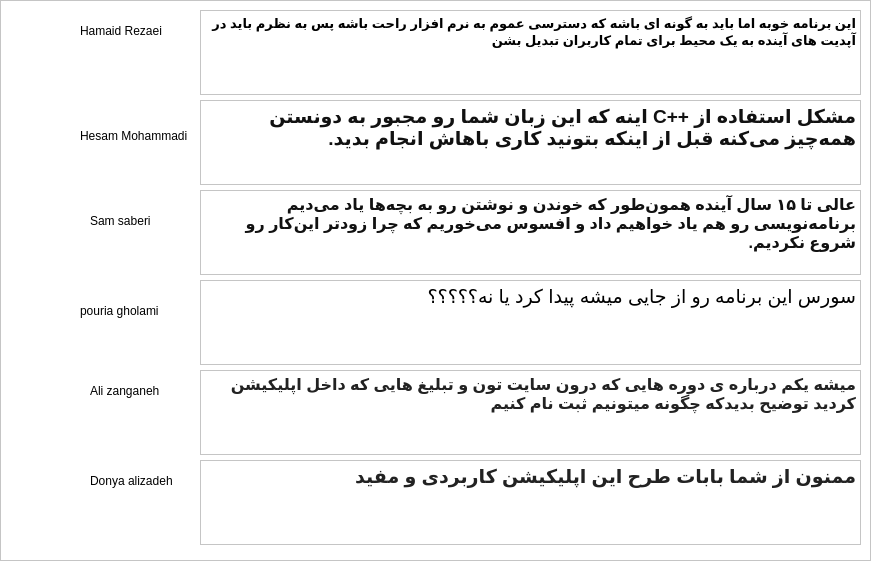
<?xml version="1.0" encoding="UTF-8"?>
<ui version="4.0">
 <class>karbar_1</class>
 <widget class="QWidget" name="karbar_1">
  <property name="geometry">
   <rect>
    <x>0</x>
    <y>0</y>
    <width>878</width>
    <height>570</height>
   </rect>
  </property>
  <property name="windowTitle">
   <string>Form</string>
  </property>
  <property name="styleSheet">
   <string notr="true">background-color: rgb(255, 255, 255);</string>
  </property>
  <widget class="QFrame" name="frame">
   <property name="geometry">
    <rect>
     <x>0</x>
     <y>0</y>
     <width>871</width>
     <height>561</height>
    </rect>
   </property>
   <property name="frameShape">
    <enum>QFrame::StyledPanel</enum>
   </property>
   <property name="frameShadow">
    <enum>QFrame::Raised</enum>
   </property>
   <widget class="QLabel" name="label">
    <property name="geometry">
     <rect>
      <x>10</x>
      <y>10</y>
      <width>61</width>
      <height>71</height>
     </rect>
    </property>
    <property name="styleSheet">
     <string notr="true">border-image: url(:/new/prefix1/photo/pic1.jpg);</string>
    </property>
    <property name="text">
     <string/>
    </property>
   </widget>
   <widget class="QLabel" name="label_2">
    <property name="geometry">
     <rect>
      <x>80</x>
      <y>20</y>
      <width>111</width>
      <height>21</height>
     </rect>
    </property>
    <property name="styleSheet">
     <string notr="true">color: rgb(0, 0, 0);
font: 75 10pt &quot;MS Shell Dlg 2&quot;;</string>
    </property>
    <property name="text">
     <string>Hamaid Rezaei</string>
    </property>
   </widget>
   <widget class="QTextEdit" name="textEdit">
    <property name="geometry">
     <rect>
      <x>200</x>
      <y>10</y>
      <width>661</width>
      <height>85</height>
     </rect>
    </property>
    <property name="styleSheet">
     <string notr="true">color: rgb(0, 0, 0);
border-color: rgb(0, 0, 0);</string>
    </property>
    <property name="html">
     <string>&lt;!DOCTYPE HTML PUBLIC &quot;-//W3C//DTD HTML 4.0//EN&quot; &quot;http://www.w3.org/TR/REC-html40/strict.dtd&quot;&gt;
&lt;html&gt;&lt;head&gt;&lt;meta name=&quot;qrichtext&quot; content=&quot;1&quot; /&gt;&lt;style type=&quot;text/css&quot;&gt;
p, li { white-space: pre-wrap; }
&lt;/style&gt;&lt;/head&gt;&lt;body style=&quot; font-family:'MS Shell Dlg 2'; font-size:7.8pt; font-weight:400; font-style:normal;&quot;&gt;
&lt;p dir='rtl' style=&quot; margin-top:0px; margin-bottom:0px; margin-left:0px; margin-right:0px; -qt-block-indent:0; text-indent:0px;&quot;&gt;&lt;span style=&quot; font-family:'MS Shell Dlg 2'; font-size:10pt; font-weight:600;&quot;&gt;این برنامه خوبه اما باید به گونه ای باشه که دسترسی عموم به نرم افزار راحت باشه پس به نظرم باید در آپدیت های آینده به یک محیط برای تمام کاربران تبدیل بشن&lt;/span&gt;&lt;/p&gt;&lt;/body&gt;&lt;/html&gt;</string>
    </property>
   </widget>
   <widget class="QTextEdit" name="textEdit_2">
    <property name="geometry">
     <rect>
      <x>200</x>
      <y>100</y>
      <width>661</width>
      <height>85</height>
     </rect>
    </property>
    <property name="styleSheet">
     <string notr="true">color: rgb(0, 0, 0);
border-color: rgb(0, 0, 0);</string>
    </property>
    <property name="html">
     <string>&lt;!DOCTYPE HTML PUBLIC &quot;-//W3C//DTD HTML 4.0//EN&quot; &quot;http://www.w3.org/TR/REC-html40/strict.dtd&quot;&gt;
&lt;html&gt;&lt;head&gt;&lt;meta name=&quot;qrichtext&quot; content=&quot;1&quot; /&gt;&lt;style type=&quot;text/css&quot;&gt;
p, li { white-space: pre-wrap; }
&lt;/style&gt;&lt;/head&gt;&lt;body style=&quot; font-family:'MS Shell Dlg 2'; font-size:7.8pt; font-weight:400; font-style:normal;&quot;&gt;
&lt;p dir='rtl' style=&quot; margin-top:0px; margin-bottom:0px; margin-left:0px; margin-right:0px; -qt-block-indent:0; text-indent:0px;&quot;&gt;&lt;span style=&quot; font-family:'IRS','tahoma'; font-size:14pt; font-weight:600; color:#111111;&quot;&gt;مشکل استفاده از ++C اینه که این زبان شما رو مجبور به دونستن همه‌چیز می‌کنه قبل از اینکه بتونید کاری باهاش انجام بدید.&lt;/span&gt;&lt;/p&gt;&lt;/body&gt;&lt;/html&gt;</string>
    </property>
   </widget>
   <widget class="QTextEdit" name="textEdit_3">
    <property name="geometry">
     <rect>
      <x>200</x>
      <y>190</y>
      <width>661</width>
      <height>85</height>
     </rect>
    </property>
    <property name="styleSheet">
     <string notr="true">color: rgb(0, 0, 0);
font: 10pt &quot;MS Shell Dlg 2&quot;;
border-color: rgb(0, 0, 0);</string>
    </property>
    <property name="html">
     <string>&lt;!DOCTYPE HTML PUBLIC &quot;-//W3C//DTD HTML 4.0//EN&quot; &quot;http://www.w3.org/TR/REC-html40/strict.dtd&quot;&gt;
&lt;html&gt;&lt;head&gt;&lt;meta name=&quot;qrichtext&quot; content=&quot;1&quot; /&gt;&lt;style type=&quot;text/css&quot;&gt;
p, li { white-space: pre-wrap; }
&lt;/style&gt;&lt;/head&gt;&lt;body style=&quot; font-family:'MS Shell Dlg 2'; font-size:10pt; font-weight:400; font-style:normal;&quot;&gt;
&lt;p dir='rtl' style=&quot; margin-top:0px; margin-bottom:0px; margin-left:0px; margin-right:0px; -qt-block-indent:0; text-indent:0px;&quot;&gt;&lt;span style=&quot; font-family:'IRS','tahoma'; font-size:12pt; font-weight:600; color:#111111;&quot;&gt;عالی تا ۱۵ سال آینده همون‌طور که خوندن و نوشتن رو به بچه‌ها یاد می‌دیم برنامه‌نویسی رو هم یاد خواهیم داد و افسوس می‌خوریم که چرا زودتر این‌کار رو شروع نکردیم.&lt;/span&gt;&lt;/p&gt;&lt;/body&gt;&lt;/html&gt;</string>
    </property>
   </widget>
   <widget class="QTextEdit" name="textEdit_4">
    <property name="geometry">
     <rect>
      <x>200</x>
      <y>280</y>
      <width>661</width>
      <height>85</height>
     </rect>
    </property>
    <property name="styleSheet">
     <string notr="true">color: rgb(0, 0, 0);
border-color: rgb(0, 0, 0);</string>
    </property>
    <property name="html">
     <string>&lt;!DOCTYPE HTML PUBLIC &quot;-//W3C//DTD HTML 4.0//EN&quot; &quot;http://www.w3.org/TR/REC-html40/strict.dtd&quot;&gt;
&lt;html&gt;&lt;head&gt;&lt;meta name=&quot;qrichtext&quot; content=&quot;1&quot; /&gt;&lt;style type=&quot;text/css&quot;&gt;
p, li { white-space: pre-wrap; }
&lt;/style&gt;&lt;/head&gt;&lt;body style=&quot; font-family:'MS Shell Dlg 2'; font-size:7.8pt; font-weight:400; font-style:normal;&quot;&gt;
&lt;p dir='rtl' style=&quot; margin-top:0px; margin-bottom:0px; margin-left:0px; margin-right:0px; -qt-block-indent:0; text-indent:0px;&quot;&gt;&lt;span style=&quot; font-family:'MS Shell Dlg 2'; font-size:14pt;&quot;&gt;سورس این برنامه رو از جایی میشه پیدا کرد یا نه؟؟؟؟؟&lt;/span&gt;&lt;/p&gt;&lt;/body&gt;&lt;/html&gt;</string>
    </property>
   </widget>
   <widget class="QTextEdit" name="textEdit_5">
    <property name="geometry">
     <rect>
      <x>200</x>
      <y>460</y>
      <width>661</width>
      <height>85</height>
     </rect>
    </property>
    <property name="styleSheet">
     <string notr="true">color: rgb(0, 0, 0);
border-color: rgb(0, 0, 0);</string>
    </property>
    <property name="html">
     <string>&lt;!DOCTYPE HTML PUBLIC &quot;-//W3C//DTD HTML 4.0//EN&quot; &quot;http://www.w3.org/TR/REC-html40/strict.dtd&quot;&gt;
&lt;html&gt;&lt;head&gt;&lt;meta name=&quot;qrichtext&quot; content=&quot;1&quot; /&gt;&lt;style type=&quot;text/css&quot;&gt;
p, li { white-space: pre-wrap; }
&lt;/style&gt;&lt;/head&gt;&lt;body style=&quot; font-family:'MS Shell Dlg 2'; font-size:7.8pt; font-weight:400; font-style:normal;&quot;&gt;
&lt;p dir='rtl' style=&quot; margin-top:0px; margin-bottom:0px; margin-left:0px; margin-right:0px; -qt-block-indent:0; text-indent:0px;&quot;&gt;&lt;span style=&quot; font-family:'Arial','Helvetica','sans-serif'; font-size:14pt; font-weight:600; color:#222222; background-color:#ffffff;&quot;&gt;ممنون از شما بابات طرح این اپلیکیشن کاربردی و مفید&lt;/span&gt;&lt;/p&gt;&lt;/body&gt;&lt;/html&gt;</string>
    </property>
   </widget>
   <widget class="QTextEdit" name="textEdit_6">
    <property name="geometry">
     <rect>
      <x>200</x>
      <y>370</y>
      <width>661</width>
      <height>85</height>
     </rect>
    </property>
    <property name="styleSheet">
     <string notr="true">color: rgb(0, 0, 0);
border-color: rgb(0, 0, 0);</string>
    </property>
    <property name="html">
     <string>&lt;!DOCTYPE HTML PUBLIC &quot;-//W3C//DTD HTML 4.0//EN&quot; &quot;http://www.w3.org/TR/REC-html40/strict.dtd&quot;&gt;
&lt;html&gt;&lt;head&gt;&lt;meta name=&quot;qrichtext&quot; content=&quot;1&quot; /&gt;&lt;style type=&quot;text/css&quot;&gt;
p, li { white-space: pre-wrap; }
&lt;/style&gt;&lt;/head&gt;&lt;body style=&quot; font-family:'MS Shell Dlg 2'; font-size:7.8pt; font-weight:400; font-style:normal;&quot;&gt;
&lt;p dir='rtl' style=&quot; margin-top:0px; margin-bottom:0px; margin-left:0px; margin-right:0px; -qt-block-indent:0; text-indent:0px;&quot;&gt;&lt;span style=&quot; font-family:'Arial','Helvetica','sans-serif'; font-size:12pt; font-weight:600; color:#222222; background-color:#ffffff;&quot;&gt;میشه یکم درباره ی دوره هایی که درون سایت تون و تبلیغ هایی که داخل اپلیکیشن کردید توضیح بدیدکه چگونه میتونیم ثبت نام کنیم&lt;/span&gt;&lt;/p&gt;&lt;/body&gt;&lt;/html&gt;</string>
    </property>
   </widget>
   <widget class="QLabel" name="label_3">
    <property name="geometry">
     <rect>
      <x>80</x>
      <y>120</y>
      <width>111</width>
      <height>31</height>
     </rect>
    </property>
    <property name="styleSheet">
     <string notr="true">color: rgb(0, 0, 0);
font: 75 7pt &quot;MS Shell Dlg 2&quot;;</string>
    </property>
    <property name="text">
     <string>Hesam Mohammadi</string>
    </property>
   </widget>
   <widget class="QLabel" name="label_4">
    <property name="geometry">
     <rect>
      <x>80</x>
      <y>300</y>
      <width>111</width>
      <height>21</height>
     </rect>
    </property>
    <property name="styleSheet">
     <string notr="true">color: rgb(0, 0, 0);
font: 75 10pt &quot;MS Shell Dlg 2&quot;;</string>
    </property>
    <property name="text">
     <string>pouria gholami</string>
    </property>
   </widget>
   <widget class="QLabel" name="label_5">
    <property name="geometry">
     <rect>
      <x>90</x>
      <y>210</y>
      <width>91</width>
      <height>21</height>
     </rect>
    </property>
    <property name="styleSheet">
     <string notr="true">color: rgb(0, 0, 0);
font: 75 10pt &quot;MS Shell Dlg 2&quot;;</string>
    </property>
    <property name="text">
     <string>Sam saberi</string>
    </property>
   </widget>
   <widget class="QLabel" name="label_6">
    <property name="geometry">
     <rect>
      <x>90</x>
      <y>470</y>
      <width>101</width>
      <height>21</height>
     </rect>
    </property>
    <property name="styleSheet">
     <string notr="true">color: rgb(0, 0, 0);
font: 75 9pt &quot;MS Shell Dlg 2&quot;;</string>
    </property>
    <property name="text">
     <string>Donya alizadeh</string>
    </property>
   </widget>
   <widget class="QLabel" name="label_7">
    <property name="geometry">
     <rect>
      <x>90</x>
      <y>380</y>
      <width>101</width>
      <height>21</height>
     </rect>
    </property>
    <property name="styleSheet">
     <string notr="true">color: rgb(0, 0, 0);
font: 75 10pt &quot;MS Shell Dlg 2&quot;;</string>
    </property>
    <property name="text">
     <string>Ali zanganeh</string>
    </property>
   </widget>
   <widget class="QLabel" name="label_8">
    <property name="geometry">
     <rect>
      <x>10</x>
      <y>100</y>
      <width>61</width>
      <height>71</height>
     </rect>
    </property>
    <property name="styleSheet">
     <string notr="true">border-image: url(:/new/prefix1/photo/pic10.jpg);</string>
    </property>
    <property name="text">
     <string/>
    </property>
   </widget>
   <widget class="QLabel" name="label_9">
    <property name="geometry">
     <rect>
      <x>10</x>
      <y>200</y>
      <width>61</width>
      <height>71</height>
     </rect>
    </property>
    <property name="styleSheet">
     <string notr="true">border-image: url(:/new/prefix1/photo/pic11.jpg);</string>
    </property>
    <property name="text">
     <string/>
    </property>
   </widget>
   <widget class="QLabel" name="label_10">
    <property name="geometry">
     <rect>
      <x>10</x>
      <y>290</y>
      <width>61</width>
      <height>71</height>
     </rect>
    </property>
    <property name="styleSheet">
     <string notr="true">border-image: url(:/new/prefix1/photo/pic3.jpg);</string>
    </property>
    <property name="text">
     <string/>
    </property>
   </widget>
   <widget class="QLabel" name="label_11">
    <property name="geometry">
     <rect>
      <x>10</x>
      <y>380</y>
      <width>61</width>
      <height>71</height>
     </rect>
    </property>
    <property name="styleSheet">
     <string notr="true">border-image: url(:/new/prefix1/photo/pic5.jpg);</string>
    </property>
    <property name="text">
     <string/>
    </property>
   </widget>
   <widget class="QLabel" name="label_12">
    <property name="geometry">
     <rect>
      <x>10</x>
      <y>470</y>
      <width>61</width>
      <height>71</height>
     </rect>
    </property>
    <property name="styleSheet">
     <string notr="true">border-image: url(:/new/prefix1/photo/pic4.jpg);</string>
    </property>
    <property name="text">
     <string/>
    </property>
   </widget>
  </widget>
 </widget>
 <resources/>
 <connections/>
</ui>
